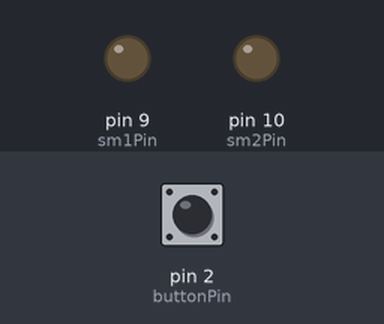
The sketch below on a simulated Arduino Uno, built with avr-gcc and run on an emulated ATmega328P. Shown: output pins drawn as LEDs (lit = HIGH). The test bench sets the inputs (shaded band); at power-on: pin 2 (buttonPin) LOW.

Above: at 1.2 s.
1.3 s: pin 2 (buttonPin) pulled HIGH for 0.15 s
At 1.37 s:
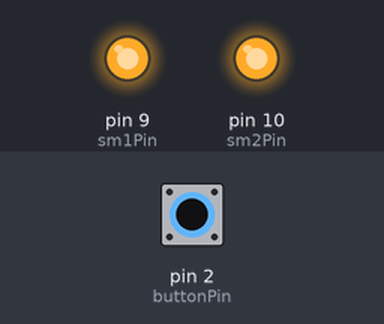
2.9 s: pin 2 (buttonPin) pulled HIGH for 3.2 s
At 6.6 s:
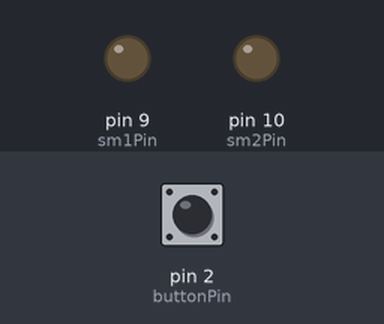
Timing chart, 0 to 8.1 s (numbered marks = the images above; inputs shaded):
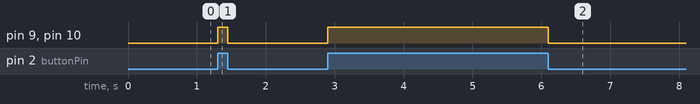

Measured:
- after the input at 1.3 s, pin 9 (sm1Pin), pin 10 (sm2Pin): LOW → HIGH at once, → LOW 0.15 s later
- after the input at 2.9 s, pin 9 (sm1Pin), pin 10 (sm2Pin): LOW → HIGH at once, → LOW 3.2 s later

The sketch:

Button2.ino
```cpp
// constants won't change. They're used here to set pin numbers:
const int buttonPin = 2;
const int sm1Pin =  9;
const int sm2Pin =  10;

// variables will change:
int buttonState = 0;

void setup() {
  pinMode(sm1Pin, OUTPUT);
  pinMode(sm2Pin, OUTPUT);
  pinMode(buttonPin, INPUT);
}

void loop() {
  buttonState = digitalRead(buttonPin);
  if (buttonState == HIGH) {
    digitalWrite(sm1Pin, 50);
    digitalWrite(sm2Pin, 50);
  } else {
    digitalWrite(sm1Pin, 0);
    digitalWrite(sm2Pin, 0);
  }
}
```
